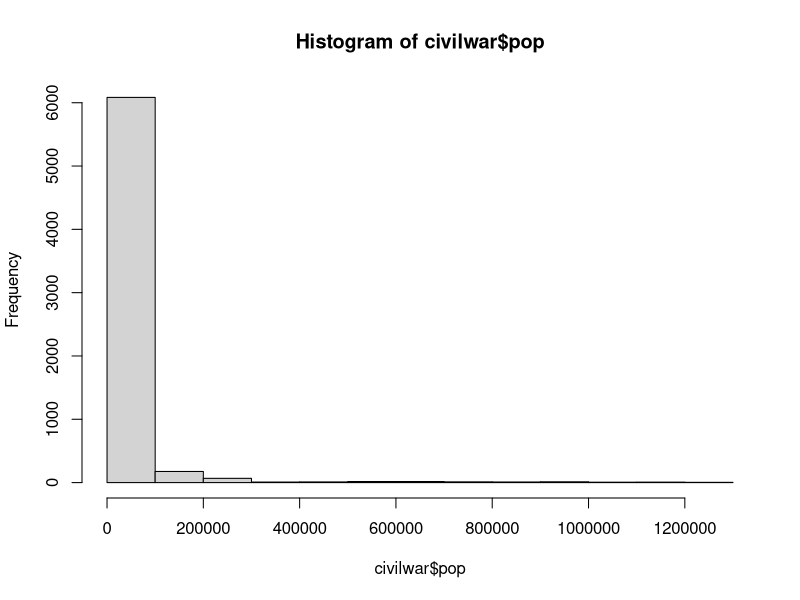
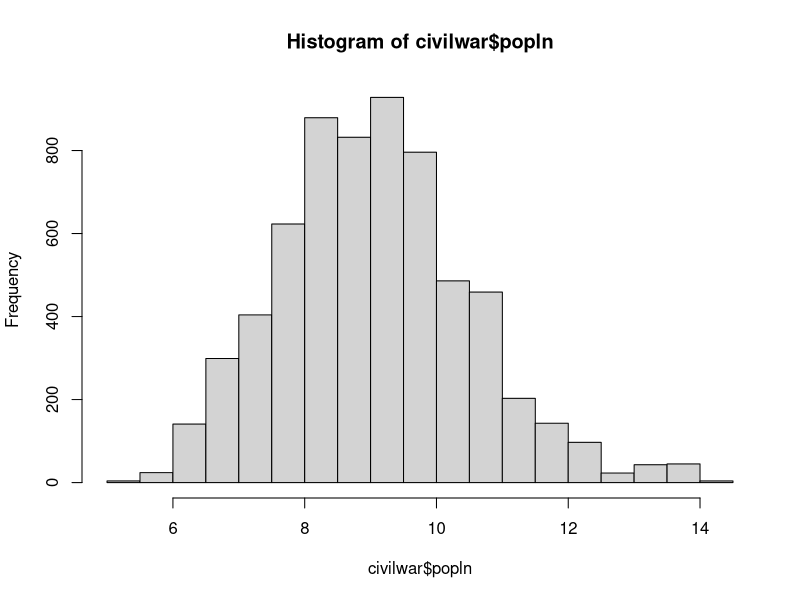

Recreate these plots in R, in order.
## ---- chunk 1
knitr::opts_chunk$set(echo = TRUE)
## ---- chunk 2
## An object can be a single value (aka- variable)

#We assign a value to a variable using "<-"
a <- 4 # 4 is assigned to "a"
a # calling a
a + 5 # since we assigned a numeric value to a, we can perform arithmetric operations on it 

b <- 10
a*b # objects can interact with each other

c <- a*b # we can also assign variables to another variable
c

## ---- chunk 3

d <- c(1,2,3) #c() is short for concatenate
d

d <- 1:3 #a sequence of number 1 through 3

d*10 #when the elements of a vector are all numbers, we can

e <- c("Red", "Orange", "Green")
e

f <- c(d,e)
f

## ---- chunk 4
#we can check the data type of an object by using the class() function
class(d)
class(e)


#the logical data type consists of TRUE and FALSE
g <- c(TRUE, FALSE, T, T, F)
class(g)

## ---- chunk 5

f[4] #extracting the 4th element from f
f[4:6] #extracting the 4th to the 6th elements from f  
f[c(1,5,7)] #extracting the first, 5th, 7th elements from f



# We can use this to reassign values
f[4] <- "Yellow" #assigning the 4th element of f the value "Yellow"
f


## ---- chunk 6

# Our first function: rep()
h <- rep(x ="Text", times = 5)
h

?rep # ?+function name/package name will bring up the help page
     # you can always use google for help as well

#we can also repeat a sequence of different elements
h <- rep(1:3, 5) #if the arguments are in order, we can remove the "="
h

## ---- chunk 7

i <- seq(from = 30, to = 300, by = 1) # outputs a sequence of numbers from 30 to 300, increasing by 1 every time.
i

j <- seq(50, 200, 5)
j

## ---- chunk 8

k <- cbind(i, j) #binding vectors i and j as columns

l <- rbind(i, j) #binding vectors i and j as rows

# Note: What do the warnings mean? What happened to the shorter vector in the matrices?

## ---- chunk 9

#setwd("/Users/saewonpark/Documents/McGill/DSC/")  #use the path of the directory with "fearon03.csv"

civilwar <- read.csv("fearon03.csv")

#This creates a dataframe, which is like a matrix but with row/column names. There can be different data type for each column
class(civilwar)

# Other packages you can use to open csv: foreign, readxl


## ---- chunk 10

#we can select a column using the column name
civilwar$country

#this only only returns the unique values
unique(civilwar$country)

#using unique() we create a vector of all the country names in the dataset
country_names <- unique(civilwar$country)

## ---- chunk 11

#like we did with vectors, we can subset dataframes and matrices using indices.
#[row_number, column_number]

civilwar[1, ] #first row, all columns
civilwar[ ,2] #all rows, second column
civilwar[1,2] #first row, second column
civilwar[1, 2:4] #what would be the output of this?

## ---- chunk 12

civilwar[civilwar$country == "CANADA", ] #gets all the observations where Canada is the country
# notice that we use double equal sign for comparison (and single equal sign to assign variables)

civilwar[civilwar$country == "CANADA", 8] #gets the 8th column (region) for just Canadian observations
civilwar[civilwar$country == "CANADA", "gdppc"] #same as above, but using column name

civilwar[civilwar$country == "CANADA" | civilwar$country == "USA", ] # | means or
civilwar[civilwar$country == "CANADA" & civilwar$country == "USA", ] # & means and
civilwar[civilwar$country %in% c("CANADA","USA"), ] # %in% finds matches between the vectors coming before and after this special notation


## ---- chunk 13

# New matrices:
# by row filter:
canada <- civilwar[civilwar$country == "CANADA", ]
canusa <- civilwar[civilwar$country %in% c("CANADA","USA"), ] 

# by column filter: 
gdppop <- civilwar[ , c("gdppc", "pop")]

## ---- chunk 14

sum(civilwar$war) #sum of all instances of war

mean(civilwar$war) #mean of whether there is a war or not

mean(civilwar$polity2) #mean() does not work when there are NAs



#Other useful functions for descriptives:

is.na(civilwar$polity2) #checks if there are any NAs in this vector
sum(is.na(civilwar$polity2)) #sums up all instances of NAs

mean(civilwar$polity2, na.rm = TRUE) #we can remove the NAs and then take the mean

#minimum and maximum
min(civilwar$war)
max(civilwar$war)

median(civilwar$polity2)

#summary statistics at a glance
summary(civilwar$polity2)
summary(civilwar$region)

#you can use summary() for the entire dataset
summary(civilwar)

#counts the number of observations.
nrow(civilwar)



# Subsetting + Descriptive statistics
mean(civilwar$gdppc[civilwar$country == "CANADA"]) #mean of the gdp per capita for Canadian observations

civilwar$country[civilwar$mtn == max(civilwar$mtn, na.rm = TRUE)] #country with the highest percentage of mountains
# Note that this command evaluates all rows to see if the max() statement is true

unique(civilwar$country[civilwar$mtn == max(civilwar$mtn, na.rm = TRUE)]) #to get just one value as the output


## ---- chunk 15
summary(civilwar$pop)

hist(civilwar$pop) #histogram of population (shows distribution)

civilwar$popln <- log(civilwar$pop) #creating a new variable for the log of population
View(civilwar)
hist(civilwar$popln) #histogram of new variable

summary(civilwar$polity2)
civilwar$democracy <- ifelse(civilwar$polity2 > 5, 1, 0) #ifelse function
#creating a dummy variables that defines all countries with a polity score greater than 5 as a democracy

mean(civilwar$democracy, na.rm = TRUE)


## ---- chunk 16
## Problem: Mountainous terrain codes missing data as -99 instead of NA
summary(civilwar$mtn) #this skews the mean

#recode -99 as NA
civilwar$mtn[civilwar$mtn == -99] <- NA

# Or, recode using ifelse
civilwar$mtn2 <- ifelse(civilwar$mtn == -99, NA, civilwar$mtn)

summary(civilwar$mtn)
summary(civilwar$mtn2)


# Some numeric variables may have been changed into character type. To change it back to numeric:
civilwar$pop <- as.character(civilwar$pop) #change column to character
class(civilwar$pop)
civilwar$pop <- as.numeric(civilwar$pop) #change back to numeric
class(civilwar$pop)

# Using dplyr's group_by() and mutate() functions -- next week! 

## ---- chunk 17
write.csv(civilwar, "fearon03_v2.csv")
## ---- chunk 18
remove(list = ls())
